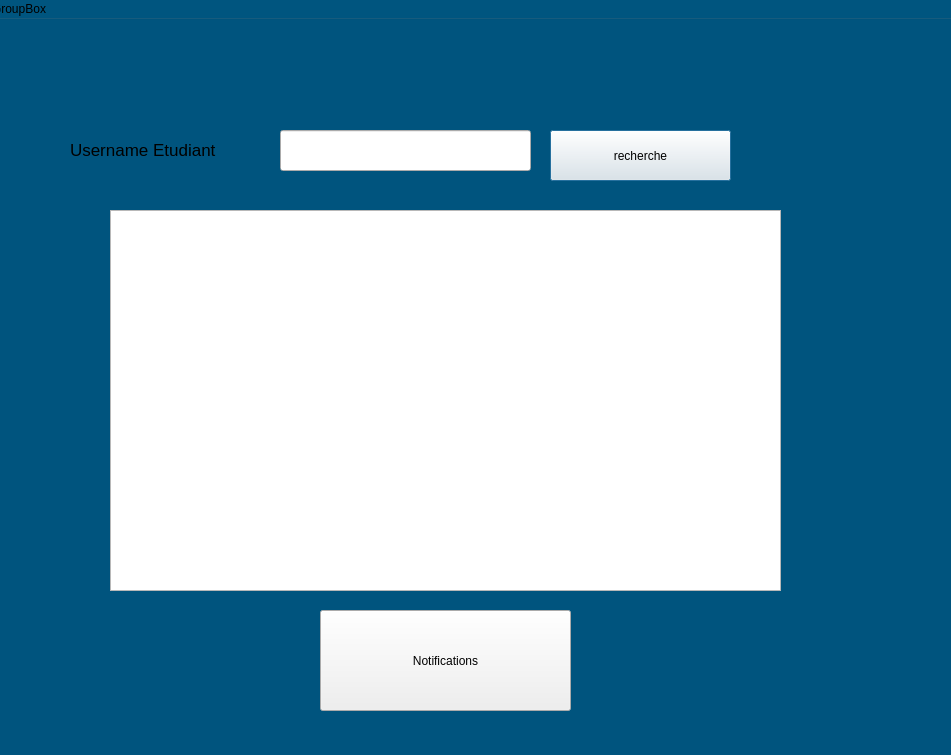
<?xml version="1.0" encoding="UTF-8"?>
<ui version="4.0">
 <class>pageEtudiants2</class>
 <widget class="QDialog" name="pageEtudiants2">
  <property name="geometry">
   <rect>
    <x>0</x>
    <y>0</y>
    <width>951</width>
    <height>755</height>
   </rect>
  </property>
  <property name="windowTitle">
   <string>Dialog</string>
  </property>
  <widget class="QGroupBox" name="groupBox">
   <property name="geometry">
    <rect>
     <x>-10</x>
     <y>0</y>
     <width>1021</width>
     <height>771</height>
    </rect>
   </property>
   <property name="styleSheet">
    <string notr="true">#groupBox{
background:rgb(0, 85, 127);}</string>
   </property>
   <property name="title">
    <string>GroupBox</string>
   </property>
   <widget class="QPushButton" name="RechercheButton">
    <property name="geometry">
     <rect>
      <x>560</x>
      <y>130</y>
      <width>181</width>
      <height>51</height>
     </rect>
    </property>
    <property name="text">
     <string>recherche</string>
    </property>
   </widget>
   <widget class="QLineEdit" name="UsernameEtudiant">
    <property name="geometry">
     <rect>
      <x>290</x>
      <y>130</y>
      <width>251</width>
      <height>41</height>
     </rect>
    </property>
   </widget>
   <widget class="QTableView" name="tableView">
    <property name="geometry">
     <rect>
      <x>120</x>
      <y>210</y>
      <width>671</width>
      <height>381</height>
     </rect>
    </property>
   </widget>
   <widget class="QLabel" name="label">
    <property name="geometry">
     <rect>
      <x>80</x>
      <y>140</y>
      <width>191</width>
      <height>20</height>
     </rect>
    </property>
    <property name="font">
     <font>
      <pointsize>13</pointsize>
     </font>
    </property>
    <property name="text">
     <string>Username Etudiant</string>
    </property>
   </widget>
   <widget class="QPushButton" name="Notifications">
    <property name="geometry">
     <rect>
      <x>330</x>
      <y>610</y>
      <width>251</width>
      <height>101</height>
     </rect>
    </property>
    <property name="text">
     <string>Notifications</string>
    </property>
   </widget>
  </widget>
 </widget>
 <resources/>
 <connections/>
</ui>
